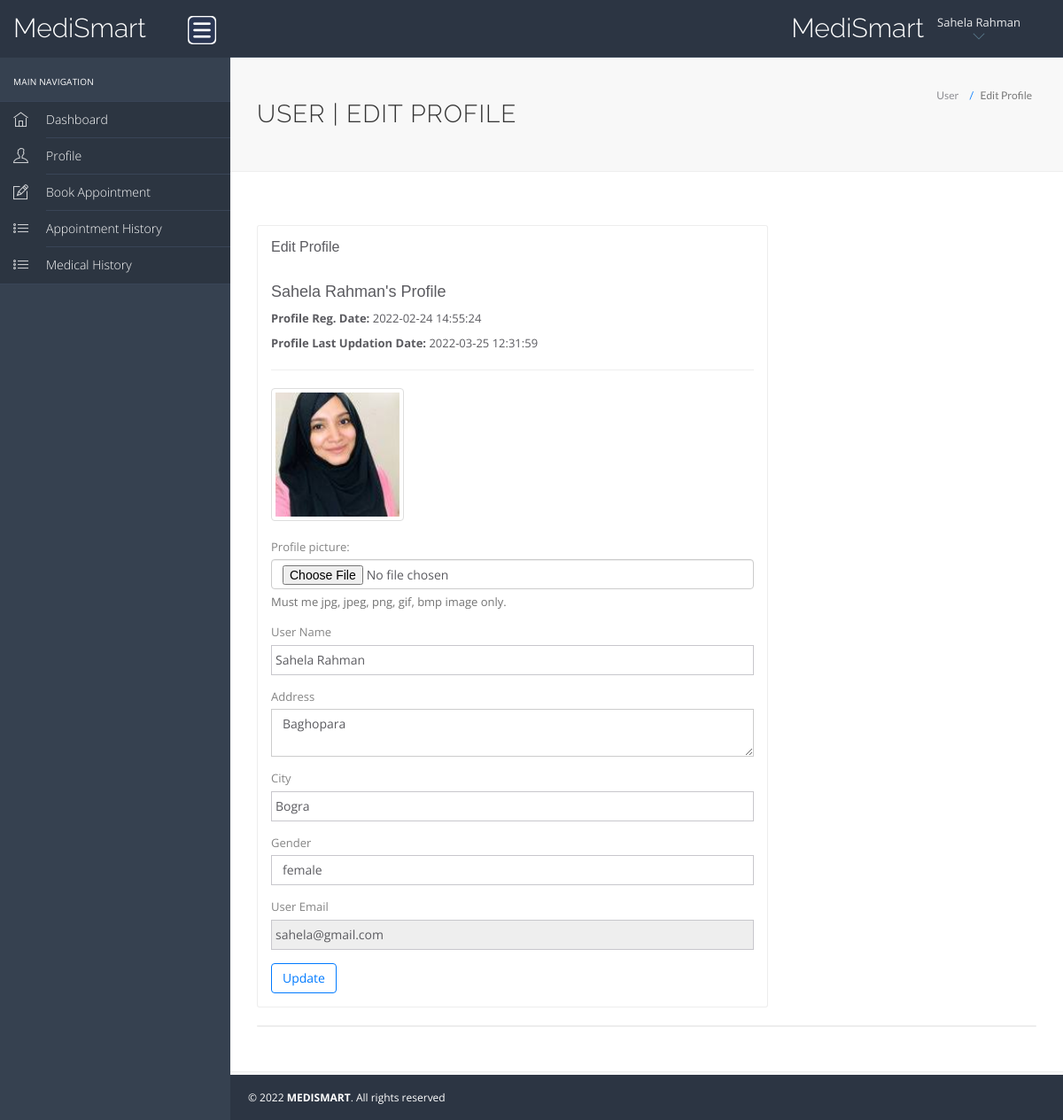
The page /hms/edit-profile.php (signed in) on the database its author committed.
### tables this page shows
CREATE TABLE `users` (
  `id` int(11) NOT NULL,
  `fullName` varchar(255) DEFAULT NULL,
  `profile_pic` varchar(255) NOT NULL,
  `address` longtext DEFAULT NULL,
  `city` varchar(255) DEFAULT NULL,
  `gender` varchar(255) DEFAULT NULL,
  `email` varchar(255) DEFAULT NULL,
  `password` varchar(255) DEFAULT NULL,
  `regDate` timestamp NULL DEFAULT current_timestamp(),
  `updationDate` timestamp NULL DEFAULT NULL ON UPDATE current_timestamp()
);

### hms/edit-profile.php (the view, shortened to what this page needs)
<?php
	include('include/config.php');
?>
<!DOCTYPE html>
<html lang="en">
<head>
    <link rel="stylesheet" href="vendor/bootstrap/css/bootstrap.min.css">
    <link rel="stylesheet" href="vendor/fontawesome/css/font-awesome.min.css">
    <link rel="stylesheet" href="vendor/themify-icons/themify-icons.min.css">
    <link href="vendor/animate.css/animate.min.css" rel="stylesheet" media="screen">
    <link href="vendor/perfect-scrollbar/perfect-scrollbar.min.css" rel="stylesheet" media="screen">
    <link href="vendor/switchery/switchery.min.css" rel="stylesheet" media="screen">
    <link href="vendor/bootstrap-touchspin/jquery.bootstrap-touchspin.min.css" rel="stylesheet" media="screen">
    <link href="vendor/select2/select2.min.css" rel="stylesheet" media="screen">
    <link href="vendor/bootstrap-datepicker/bootstrap-datepicker3.standalone.min.css" rel="stylesheet" media="screen">
    <link href="vendor/bootstrap-timepicker/bootstrap-timepicker.min.css" rel="stylesheet" media="screen">
    <link rel="stylesheet" href="assets/css/styles.css">
    <link rel="stylesheet" href="assets/css/plugins.css">
    <link rel="stylesheet" href="assets/css/themes/theme-5.css" id="skin_color" />
</head>
<body>
    <div id="app">
        <?php include('include/sidebar.php');?>
        <div class="app-content">
            <?php include('include/header.php');?>
            <div class="main-content">
                <div class="wrap-content container" id="container">
                    <section id="page-title">
                        <div class="row">
                            <div class="col-sm-8">
                                <h1 class="mainTitle">User | Edit Profile</h1>
                            </div>
                            <ol class="breadcrumb">
                                <li>
                                    <span>User </span>
                                </li>
                                <li class="active">
                                    <span>Edit Profile</span>
                                </li>
                            </ol>
                        </div>
                    </section>
                    <div class="container-fluid container-fullw bg-white">
                        <div class="row">
                            <div class="col-md-12">
                                <div class="row margin-top-30">
                                    <div class="col-lg-8 col-md-12">
                                        <div class="panel panel-white">
                                            <div class="panel-heading">
                                                <h5 class="panel-title">Edit Profile</h5>
                                            </div>
                                            <div class="panel-body">
                                                <?php
													$sql=mysqli_query($con,"select * from users where id='".$_SESSION['id']."'");
													while($data=mysqli_fetch_array($sql)){
												?>
                                                <h4><?php echo htmlentities($data['fullName']);?>'s Profile</h4>
                                                <p><b>Profile Reg. Date:
                                                    </b><?php echo htmlentities($data['regDate']);?></p>
                                                <?php if($data['updationDate']){?>
                                                <p><b>Profile Last Updation Date:
                                                    </b><?php echo htmlentities($data['updationDate']);?></p>
                                                <?php } ?>
                                                <hr />
                                                <form role="form" name="edit" method="post"
                                                    enctype="multipart/form-data">
                                                    <div class="form-group">
                                                        <div class="">
                                                            <?php $pic = ($data["profile_pic"] != "" ) ? $data["profile_pic"] : "patient.png" ?>
                                                            <a href="profile_pics/<?php echo $pic ?>"
                                                                target="_blank"><img
                                                                    src="profile_pics/<?php echo $pic ?>" alt=""
                                                                    width="150" height="150" class="thumbnail"></a>
                                                        </div>
                                                    </div>
                                                    <div class="form-group">
                                                        <label class="control-label" for="profile_pic">Profile
                                                            picture:</label>
                                                        <div class="profile-input">
                                                            <input type="file" id="profile_pic"
                                                                class="form-control file" name="profile_pic">
                                                            <span class="help-block">Must me jpg, jpeg, png, gif, bmp
                                                                image only.</span>
                                                        </div>
                                                    </div>
                                                    <div class="form-group">
                                                        <label for="fname">
                                                            User Name
                                                        </label>
                                                        <input type="text" name="fname" class="form-control"
                                                            value="<?php echo htmlentities($data['fullName']);?>">
                                                    </div>
                                                    <div class="form-group">
                                                        <label for="address">
                                                            Address
                                                        </label>
                                                        <textarea name="address"
                                                            class="form-control"><?php echo htmlentities($data['address']);?></textarea>
                                                    </div>
                                                    <div class="form-group">
                                                        <label for="city">
                                                            City
                                                        </label>
                                                        <input type="text" name="city" class="form-control"
                                                            required="required"
                                                            value="<?php echo htmlentities($data['city']);?>">
                                                    </div>
                                                    <div class="form-group">
                                                        <label for="gender">
                                                            Gender
                                                        </label>
                                                        <select name="gender" class="form-control" required="required">
                                                            <option value="<?php echo htmlentities($data['gender']);?>">
                                                                <?php echo htmlentities($data['gender']);?></option>
                                                        </select>
                                                    </div>
                                                    <div class="form-group">
                                                        <label for="fess">
                                                            User Email
                                                        </label>
                                                        <input type="email" name="uemail" class="form-control"
                                                            readonly="readonly"
                                                            value="<?php echo htmlentities($data['email']);?>">
                                                    </div>
                                                    <button type="submit" name="submit" class="btn btn-o btn-primary">
                                                        Update
                                                    </button>
                                                </form>
                                                <?php } ?>
                                            </div>
                                        </div>
                                    </div>
                                </div>
                            </div>
                            <div class="col-lg-12 col-md-12">
                                <div class="panel panel-white">
                                </div>
                            </div>
                        </div>
                    </div>
                </div>
            </div>
        </div>
        <?php include('include/footer.php');?>
    </div>
</body>
</html>

### hms/include/header.php (shortened to what this page needs)
<header class="navbar navbar-default navbar-static-top">
    <div class="navbar-header">
        <a class="navbar-brand" href="#">
            <h2 style="padding-top:10%; color: white;">MediSmart</h2>
        </a>
        <a href="#" class="sidebar-toggler pull-right visible-md visible-lg" data-toggle-class="app-sidebar-closed"
            data-toggle-target="#app">
            <img src="./assets/images/menu.png" alt="Menu" width="32" height="32"
                style="background-color: white; border-radius: 5px;">
        </a>
    </div>
    <div class="navbar-collapse collapse">
        <ul class="nav navbar-right">
            <li style="padding-top:5% ">
                <h2 style="color: white">MediSmart</h2>
            </li>
            <li class="dropdown current-user">
                <a href class="dropdown-toggle" data-toggle="dropdown">
                    <span class="username">
                        <?php $query=mysqli_query($con,"select fullName from users where id='".$_SESSION['id']."'");
                            while($row=mysqli_fetch_array($query))
                            {
                                echo $row['fullName'];
                            }
						?> <i class="ti-angle-down"></i></i></span>
                </a>
            </li>
        </ul>
    </div>
</header>

### hms/assets/css/themes/theme-5.css (style rules this page uses)
body { background: #f8f8f8; }
header .navbar-header { background: #2c3543 !important; border-right-color: transparent !important; border-bottom-color: transparent !important; }
header .navbar-header .sidebar-toggler, header .navbar-header .sidebar-mobile-toggler { color: #5f8295 !important; }
header .navbar-header .navbar-brand { color: #ffffff !important; }
header .navbar-collapse { background: #2c3543 !important; border-bottom-color: #394557 !important; box-shadow: none !important; }
header .navbar-collapse .navbar-right > li > a { color: #ffffff; }
header .navbar-collapse .navbar-right > li > a i { color: #5f8295 !important; }

### rows shown on the page
users: fullName "Sahela Rahman", regDate "2022-02-24 14:55:24", updationDate "2022-03-25 12:31:59", profile_pic (picture), fname "Sahela Rahman", address "Baghopara", city "Bogra", gender "female", uemail "sahela@gmail.com"
